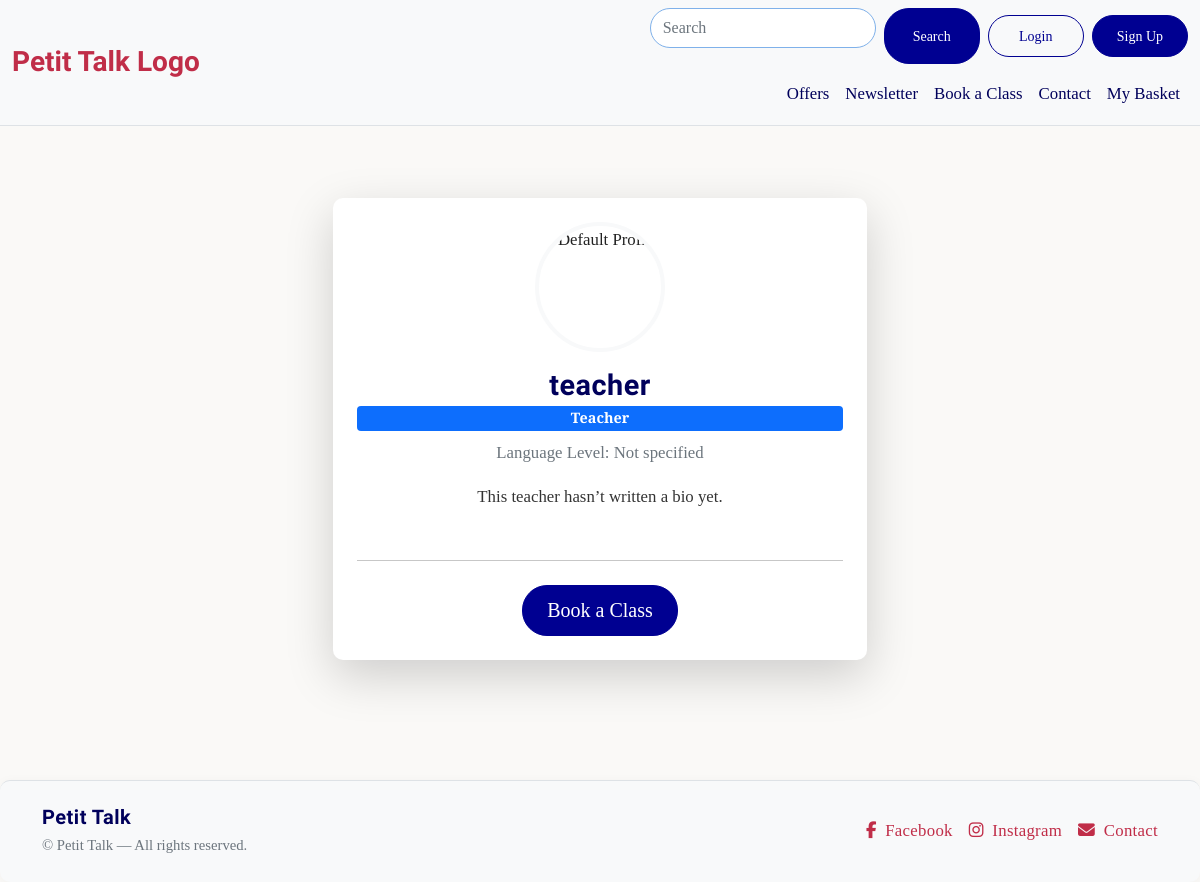
The page /profile/4/ on the database its author committed.
### userprofile/models.py (models this page shows, shortened)
class Profile(models.Model):
    user = models.OneToOneField(User, on_delete=models.CASCADE, related_name='profile')
    is_student = models.BooleanField(default=False)
    is_teacher = models.BooleanField(default=False)
    bio = models.TextField(blank=True)
    profile_image = models.ImageField(
        upload_to='profile_pics/',
        default='images/default.png',
        blank=True,
        null=True
    )
    favorite_word = models.CharField(max_length=100, blank=True)
    favorite_movie = models.CharField(max_length=100, blank=True)
    favorite_book = models.CharField(max_length=100, blank=True)
    favorite_song = models.CharField(max_length=100, blank=True)
    intro_video = models.FileField(
        upload_to='profile_videos/',
        blank=True,
        null=True
    )
    language_level = models.CharField(max_length=2, choices=LEVELS, blank=True)
    goals = models.TextField(blank=True)

### userprofile/views.py (the view)
# urls.py: path('<int:user_id>/', views.teacher_profile, name='teacher_profile'),
def teacher_profile(request, user_id):
    user = get_object_or_404(User, id=user_id)
    profile = get_object_or_404(Profile, user=user, is_teacher=True)
    return render(request, 'userprofile/teacher_profile.html', {'profile': profile})

### userprofile/templates/userprofile/teacher_profile.html (shortened to what this page needs)
{% extends "base.html" %}
{% load static %}
{% block content %}
<div class="container py-5">
    <div class="row justify-content-center">
        <div class="col-lg-6 col-md-8">
            <div class="card shadow-lg rounded-4 p-4 text-center profile-card">
                {% if profile.profile_image %}
                    <img src="{{ profile.profile_image.url }}"
                         class="rounded-circle mb-3 profile-img"
                         alt="{{ profile.user.username }}">
                {% else %}
                    <img src="{% static 'images/default_profile.png' %}"
                         class="rounded-circle mb-3 profile-img"
                         alt="Default Profile">
                {% endif %}
                <h3 class="fw-bold mb-1">{{ profile.user.username }}</h3>
                {% if profile.is_teacher %}
                    <span class="badge bg-primary mb-2">Teacher</span>
                {% else %}
                    <span class="badge bg-success mb-2">Student</span>
                {% endif %}
                <p class="text-muted mb-3">
                    Language Level: {{ profile.get_language_level_display|default:"Not specified" }}
                </p>
                <p class="mb-4">{{ profile.bio|default:"This teacher hasn’t written a bio yet." }}</p>
                <hr class="my-4">
                <div class="text-center">
                    <a href="#" class="btn btn-primary btn-lg">Book a Class</a>
                </div>
            </div>
        </div>
    </div>
</div>
{% endblock %}

### static/css/base.css (style rules this page uses)
:root { --strong-red: #C02D48; --light-red: #E77474; --dark-red: #A0132D; --strong-blue: #000091; --light-blue: #7FB1EA; --dark-blue: #00005B; --primary-font: 'Cormorant Garamond', serif; --secondary-font: 'IM Fell French Canon SC', serif; --accent-font: 'Pinyon Script', 'Lucida Handwriting', serif; --school-font: 'Edu Australia VIC WA NT Hand Guides', serif; }
body { background-color: #faf9f7; color: #222; line-height: 1.7; font-size: 1.05rem; font-family: var(--primary-font); }
h1, h2, h3, h4, h5 { font-family: var(--secondary-font); color: var(--dark-blue); letter-spacing: 0.5px; }
p { color: #333; font-weight: 400; }
.card, section.bg-light, footer { border-radius: 10px; box-shadow: 0 2px 12px rgba(0, 0, 0, 0.04); }
.btn { border-radius: 25px; min-width: 96px; padding: 0.6rem 1.5rem; font-weight: 500; display: inline-flex; align-items: center; justify-content: center; transition: all 0.3s ease; }
.btn-primary { background-color: var(--strong-blue); border-color: var(--strong-blue); color: #fff; }
a, button { transition: all 0.25s ease; }
.profile-img { width: 150px; height: 150px; object-fit: cover; border-radius: 50%; border: 3px solid #f8f9fa; display: block; margin: 0 auto 1rem auto; transition: all 0.3s ease; }
.card { border: none; box-shadow: 0 4px 15px rgba(0,0,0,0.08); }
h3 { font-size: 1.8rem; margin-bottom: 0.5rem; }
.badge { font-size: 0.9rem; padding: 0.35em 0.75em; }
.btn-primary { background-color: var(--strong-blue); border-color: var(--strong-blue); }
.profile-card { transition: transform 0.2s, box-shadow 0.2s; }
.profile-img { width: 130px; height: 130px; object-fit: cover; border: 4px solid #f8f9fa; max-width: 40%; }

### rows shown on the page
Profile: user.username "teacher", language_level "Not specified", bio "This teacher hasn’t written a bio yet."
